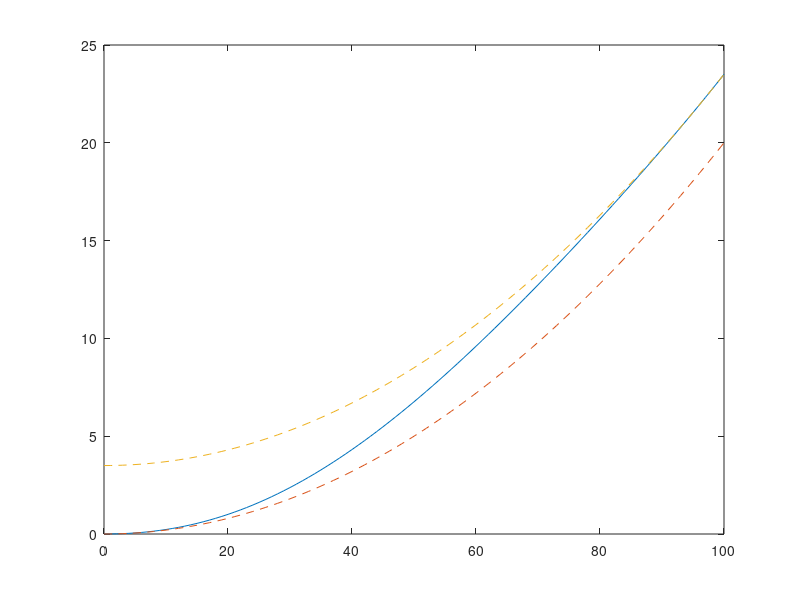
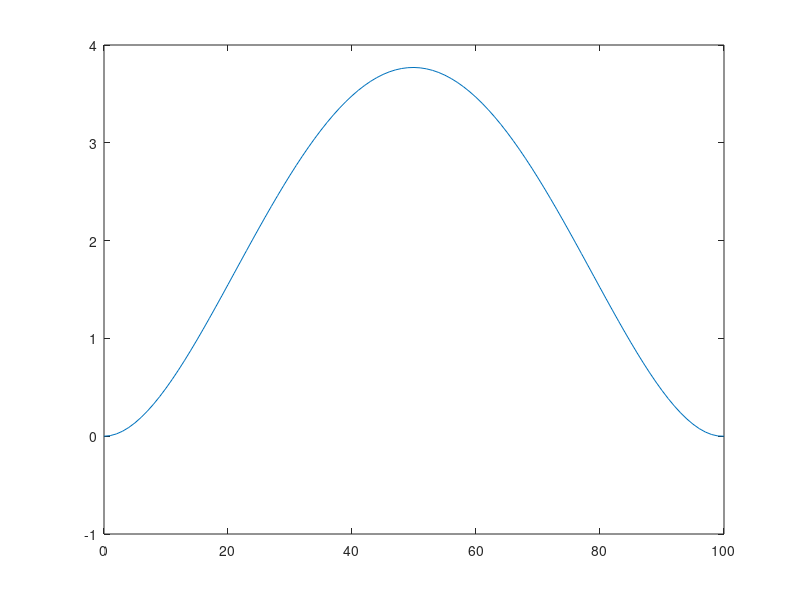

Reproduce these figures in MATLAB, in order. (Note: this script raises an error after producing the figures.)
%% SIL validation
% dt = 0.005;
% A = [0 -1;
%      0 0];
% B = [-0.5*dt;1];
% C = [1 0;
%      0 1];
%  D = [0;0];
%  ss = ss(A,B,C,D);
x = 0:1:100;
xt = 100;
yt = 0.002*xt^2 + 3.5;
A = [xt^3 xt^4 xt^5;6*xt 12*xt^2 20*xt^3;3*xt^2 4*xt^3 5*xt^4];
B = [yt - 0.002*xt^2;1/246.5 - 1/250;0.004*xt-xt/250];
a = A\B;
a3 = a(1);
a4 = a(2);
a5 = a(3);
y = 0.002*x.^2 + a3*x.^3 + a4*x.^4 + a5*x.^5;
yd = 2*0.002*x + 3*a3*x.^2 + 4*a4*x.^3 + 5*a5*x.^4;
yd2 = 2*0.002 + 6*a3*x + 12*a4*x.^2 + 20*a5*x.^3;
yd3 = 6*a3 + 24*a4*x + 60*a5*x.^2;
yd4 = 24*a4 + 120*a5*x;
y1 = 0.002*x.^2;
y2 = 0.002*x.^2 + 3.5;
y2d = 2*0.002*x;
y2d2 = 2*0.002;
y2d3 = 0;
figure

plot(x,y)
hold on
plot(x,y1,'--')
plot(x,y2,'--')
figure
plot(x,(yd-y2d)*180/pi)
%% algorithm validation


startTime = 55/0.005;
endTime = 120/0.005;
t = rec1_089.X.Data(startTime+1:endTime);
aApproachRaw = rec1_089.Y(22).Data(startTime+1:endTime);
aTar = rec1_089.Y(3).Data(startTime+1:endTime);



dAimR = rec1_089.Y(42).Data(startTime+1:endTime);

vxAbs = rec1_089.Y(18).Data(startTime+1:endTime);
axAbs = rec1_089.Y(14).Data(startTime+1:endTime);
%dSlowDown = rec1_087.Y(23).Data(startTime+1:endTime);


vRef = rec1_089.Y(666).Data(startTime+1:endTime);
dx = rec1_089.Y(15).Data(startTime+1:endTime);

%%MPC
tMPC = [0:0.005:(endTime*0.005 - startTime*0.005)-0.005];
dxMPC = timeseries(dx,tMPC);
vRefMPC = timeseries(vRef,tMPC);
dAimMPC = timeseries(dAimR,tMPC);
vxAbsMPC = timeseries(vxAbs,tMPC);
axAbsMPC = timeseries(axAbs,tMPC);
dxtemp1 = dx*0.8;
dxtemp2 = dAim;
dImmerse = zeros(1,length(vxAbs));
dxtemp3 = zeros(1,length(vxAbs));
for i=1:length(vxAbs)
    if vxAbs(i) > 20
        dImmerse(i) = 20;
    else if vxAbs(i) < 0
            dImmerse(i) = 0.7*dAim(i);
        else
            dImmerse(i) = interp1([0,20],[0.7*dAim(i),min(0.1*dAim(i),20)],vxAbs(i),'linear');
        end
    end
    dxtemp3(i) = min(min(dxtemp1(i),dxtemp2(i)),dImmerse(i));
end


dSlowDown = dx - dxtemp3;
aApproach = -(vRef.^2)./(2*(dSlowDown+abs((vxAbs.^2)./(2*min(axAbs,-0.1)))));


figure
hold on
plot(t,aApproach,'r')
axis([-inf inf -4.5 1])

aFilt = zeros(length(amix),1);
aFilt(1) = amix(1);
for i=2:length(amix)
    kf = 0.005/0.2;
    if ((tStopObj(i)>=1.3)||(amix(i) > 0))
        aRaw = amix(i);
    else
        aRaw = aApproach(i);
    end
    aFilt(i) = (1-kf)*aFilt(i-1) + kf*aRaw;
end
plot(t,amix,'r')
plot(t,aApproach,'g')
plot(t,aFilt,'b')

axAbs = rec1_084.Y(553).Data(startTime+1:endTime);
t = rec1_084.X.Data(startTime+1:endTime);
aRef = rec1_084.Y(674).Data(startTime+1:endTime);
motionSts = rec1_084.Y(10).Data(startTime+1:endTime);
plot(t,axAbs,'r')
plot(t,motionSts,'m')
%plot(t,aRef,'b')

axAbsFilt1 = zeros(length(axAbs),1);
axAbsFilt1(1) = axAbs(1);
axAbsFilt2 = zeros(length(axAbs),1);
axAbsFilt2(1) = axAbs(1);
%axAbsFilt3 = zeros(length(axAbs),1);
%axAbsFilt3(1) = axAbs(1);
dt = 0.005;
tFilt2 = 0.2;
NegTime = 0;
PosTime = 0;
for i=2:length(axAbs)
    k1 = i-1;
    kf1 = dt/0.2;
    
    %kf3 = dt/0.2;
    axAbsFilt1(i) = (1-kf1)*axAbsFilt1(k1) + kf1*axAbs(i);
    axAbsDelta = axAbsFilt1(i) - axAbsFilt2(k1);
    if axAbsDelta<-0.1
        NegTime = NegTime + dt;
        PosTime = 0;
    else if axAbsDelta>0.1
        PosTime = PosTime + dt;
        NegTime = 0;
        else
            
        end
    end
    if NegTime > 0        
        if NegTime>0.5
            tFilt2 = 0.3;
        else
            tFilt2 = 0.6;
        end
    else if PosTime > 0
            if PosTime > 2
                tFilt2 = 1.2;
            else if PosTime > 1.0
                    tFilt2 = 1.8;
                else
                    tFilt2 = 2.0;
                end
            end
        end
    end
    kf2 = dt/tFilt2;
    if motionSts(i) == 2
        axAbsFilt2(i) = (1-kf2)*axAbsFilt2(k1) + kf2*axAbsFilt1(i);
        %axAbsFilt3(i) = (1-kf3)*axAbsFilt3(k1) + kf3*axAbsFilt2(i);
    else
        kf2 = dt/1.5;
        axAbsFilt2(i) = (1-kf2)*axAbsFilt2(k1) + kf2*max(0,axAbsFilt1(i));
    end




end
plot(t,axAbsFilt1,'b')
plot(t,axAbsFilt2,'g')



vxAbs = ATS_Po_out.vxAbs.Data(5421:length(ATS_Po_out.vxAbs.Data));
axAbsOld = ATS_Po_out.axAbs.Data(5421:length(ATS_Po_out.axAbs.Data));
t = ATS_Po_out.vxAbs.Time(5421:length(ATS_Po_out.vxAbs.Data));
axAbsFilt = zeros(length(vxAbs),1);
axAbsFilt(1) = 0;
vxAbsFilt(1) = vxAbs(1);
dt = 0.005;
tFiltV = 0.25;
tFiltA = 0.5;
for i=2:length(vxAbs)
    kv = dt/tFiltV;
    vxAbsFilt(i) = (1-kv)*vxAbsFilt(i-1) + kv*vxAbs(i);
    axAbsFiltRaw = (vxAbsFilt(i) - vxAbsFilt(i-1))/0.005;
    ka = dt/tFiltA;
    axAbsFilt(i) = (1-ka)*axAbsFilt(i-1) + ka*axAbsFiltRaw;
    axAbsDelta = axAbsFilt(i) - axAbsFiltRaw;
    if (abs(axAbsDelta)> 0.35)
        tFiltV = tFiltV+0.025;
        tFiltA = 1.5;
        tFiltV = min(tFiltV,0.5);
        tFiltA = min(tFiltA,1.5);
    else if(abs(axAbsDelta)< 0.25)
        tFiltV = tFiltV-0.015;
        tFiltA = 0.5;
        tFiltV = max(tFiltV,0.15);
        tFiltA = max(tFiltA,0.5);
        else
            tFiltA = 1;
            tFiltV = 0.3;
        end
    end
plot(i,tFiltA,'.')
end

plot(axAbsFilt,'r')
plot(axAbsOld,'b')
plot(vxAbs)
plot(vxAbsFilt)
%plot(ATS_InternalObj_1.dx)
%plot(VehDyn.signal2)
%plot(VehDyn.signal4)
%plot(ATS_InternalObj_1.dy)
%plot(ATS_InternalObj_1.dyToTraj)
%plot(VehMot.Curvature)
%plot(ATS_InternalObj_1.vy)
%plot(dAim)
plot(ATS_InternalObj_1.probEgoLane)
plot(ATS_InternalObj_1.probCutInRaw)
plot(ATS_InternalObj_1.plausEgoLane)
plot(ATS_InternalObj_1.ValidEgoLane)
%plot(simout3.vAbsObj)


%plot(ACC_aCmd.ACCAxtar)

%plot(VLC_out.CDDAxtar)
%plot(axSensor)
plot(ACC_aCmd.ACCAxtar)
plot(ACC_Info_st.vSet)
plot(ACC_Info_st.MainState)
plot(VehMot.vRef)
%plot(vSpd)
%plot(ACC_aCmd.ACCStandstillReq)
%plot(simout1.aStat)
%plot(simout1.aApproach)
%plot(simout1.aBDC)
plot(simout.BDC_State)
%plot(simout2.dRes)
%plot(vRef)
%plot(VehMot.aRef)






